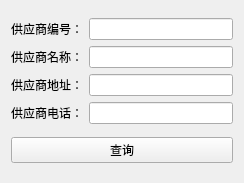
<?xml version="1.0" encoding="UTF-8"?>
<ui version="4.0">
 <class>Form</class>
 <widget class="QWidget" name="Form">
  <property name="geometry">
   <rect>
    <x>0</x>
    <y>0</y>
    <width>244</width>
    <height>183</height>
   </rect>
  </property>
  <property name="windowTitle">
   <string>Form</string>
  </property>
  <layout class="QGridLayout" name="gridLayout">
   <item row="0" column="0">
    <layout class="QVBoxLayout" name="verticalLayout">
     <item>
      <layout class="QHBoxLayout" name="horizontalLayout_4">
       <item>
        <widget class="QLabel" name="label_5">
         <property name="text">
          <string>供应商编号：</string>
         </property>
        </widget>
       </item>
       <item>
        <widget class="QLineEdit" name="lineEdit_5">
         <property name="text">
          <string/>
         </property>
        </widget>
       </item>
      </layout>
     </item>
     <item>
      <layout class="QHBoxLayout" name="horizontalLayout_3">
       <item>
        <widget class="QLabel" name="label_2">
         <property name="text">
          <string>供应商名称：</string>
         </property>
        </widget>
       </item>
       <item>
        <widget class="QLineEdit" name="lineEdit_2"/>
       </item>
      </layout>
     </item>
     <item>
      <layout class="QHBoxLayout" name="horizontalLayout_2">
       <item>
        <widget class="QLabel" name="label_3">
         <property name="text">
          <string>供应商地址：</string>
         </property>
        </widget>
       </item>
       <item>
        <widget class="QLineEdit" name="lineEdit_3"/>
       </item>
      </layout>
     </item>
     <item>
      <layout class="QHBoxLayout" name="horizontalLayout">
       <item>
        <widget class="QLabel" name="label_4">
         <property name="text">
          <string>供应商电话：</string>
         </property>
        </widget>
       </item>
       <item>
        <widget class="QLineEdit" name="lineEdit_4">
         <property name="text">
          <string/>
         </property>
        </widget>
       </item>
      </layout>
     </item>
    </layout>
   </item>
   <item row="1" column="0">
    <widget class="QPushButton" name="pushButton">
     <property name="text">
      <string>查询</string>
     </property>
    </widget>
   </item>
  </layout>
 </widget>
 <resources/>
 <connections/>
</ui>
